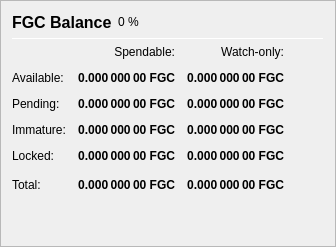
                   <widget class="QFrame" name="frame_Balances">
                    <property name="frameShape">
                     <enum>QFrame::StyledPanel</enum>
                    </property>
                    <property name="frameShadow">
                     <enum>QFrame::Raised</enum>
                    </property>
                    <layout class="QVBoxLayout" name="verticalLayout_4">
                     <item>
                      <layout class="QHBoxLayout" name="horizontalLayout_4">
                       <item>
                        <widget class="QLabel" name="label_5">
                         <property name="minimumSize">
                          <size>
                           <width>0</width>
                           <height>20</height>
                          </size>
                         </property>
                      <property name="font">
                       <font>
                           <pointsize>12</pointsize>
                        <weight>75</weight>
                        <bold>true</bold>
                       </font>
                      </property>
                         <property name="text">
                          <string>FGC Balance</string>
                      </property>
                        </widget>
                       </item>
                       <item>
                        <widget class="QLabel" name="labelFGCPercent">
                      <property name="text">
                          <string notr="true">0 %</string>
                      </property>
                        </widget>
                       </item>
                       <item>
                        <spacer name="horizontalSpacer_3">
                         <property name="orientation">
                          <enum>Qt::Horizontal</enum>
                      </property>
                         <property name="sizeHint" stdset="0">
                          <size>
                           <width>40</width>
                           <height>20</height>
                          </size>
                      </property>
                        </spacer>
                       </item>
                      </layout>
                    </item>
                     <item>
                      <widget class="Line" name="line_Balance">
                       <property name="minimumSize">
                        <size>
                         <width>0</width>
                         <height>1</height>
                        </size>
                       </property>
                       <property name="maximumSize">
                        <size>
                         <width>16777215</width>
                         <height>1</height>
                        </size>
                      </property>
                       <property name="orientation">
                        <enum>Qt::Horizontal</enum>
                      </property>
                      </widget>
                     </item>
                     <item>
                      <layout class="QGridLayout" name="gridLayout">
                       <property name="spacing">
                        <number>12</number>
                      </property>
                       <item row="0" column="1">
                        <widget class="QLabel" name="labelSpendable">
                      <property name="text">
                          <string>Spendable:</string>
                      </property>
                      <property name="alignment">
                       <set>Qt::AlignRight|Qt::AlignTrailing|Qt::AlignVCenter</set>
                      </property>
                     </widget>
                    </item>
                    <item row="0" column="2">
                     <widget class="QLabel" name="labelWatchonly">
                      <property name="text">
                       <string>Watch-only:</string>
                      </property>
                      <property name="alignment">
                       <set>Qt::AlignRight|Qt::AlignTrailing|Qt::AlignVCenter</set>
                      </property>
                     </widget>
                    </item>
                    <item row="1" column="0">
                     <widget class="QLabel" name="labelBalanceText">
                      <property name="text">
                       <string>Available:</string>
                      </property>
                     </widget>
                    </item>
                    <item row="1" column="1">
                     <widget class="QLabel" name="labelBalance">
                      <property name="font">
                       <font>
                        <weight>75</weight>
                        <bold>true</bold>
                       </font>
                      </property>
                      <property name="cursor">
                       <cursorShape>IBeamCursor</cursorShape>
                      </property>
                      <property name="toolTip">
                       <string>Your current spendable balance</string>
                      </property>
                      <property name="text">
                       <string notr="true">0.000 000 00 FGC</string>
                      </property>
                      <property name="alignment">
                       <set>Qt::AlignRight|Qt::AlignTrailing|Qt::AlignVCenter</set>
                      </property>
                      <property name="textInteractionFlags">
                       <set>Qt::LinksAccessibleByMouse|Qt::TextSelectableByKeyboard|Qt::TextSelectableByMouse</set>
                      </property>
                     </widget>
                    </item>
                    <item row="1" column="2">
                     <widget class="QLabel" name="labelWatchAvailable">
                      <property name="font">
                       <font>
                        <weight>75</weight>
                        <bold>true</bold>
                       </font>
                      </property>
                      <property name="cursor">
                       <cursorShape>IBeamCursor</cursorShape>
                      </property>
                      <property name="toolTip">
                       <string>Your current balance in watch-only addresses</string>
                      </property>
                      <property name="text">
                       <string notr="true">0.000 000 00 FGC</string>
                      </property>
                      <property name="alignment">
                       <set>Qt::AlignRight|Qt::AlignTrailing|Qt::AlignVCenter</set>
                      </property>
                      <property name="textInteractionFlags">
                       <set>Qt::LinksAccessibleByMouse|Qt::TextSelectableByKeyboard|Qt::TextSelectableByMouse</set>
                      </property>
                     </widget>
                    </item>
                    <item row="2" column="0">
                     <widget class="QLabel" name="labelPendingText">
                      <property name="text">
                       <string>Pending:</string>
                      </property>
                     </widget>
                    </item>
                       <item row="2" column="1">
                        <widget class="QLabel" name="labelUnconfirmed">
                         <property name="font">
                          <font>
                           <weight>75</weight>
                           <bold>true</bold>
                          </font>
                         </property>
                         <property name="cursor">
                          <cursorShape>IBeamCursor</cursorShape>
                         </property>
                         <property name="toolTip">
                          <string>Total of transactions that have yet to be confirmed, and do not yet count toward the spendable balance</string>
                         </property>
                      <property name="text">
                          <string notr="true">0.000 000 00 FGC</string>
                      </property>
                      <property name="alignment">
                       <set>Qt::AlignRight|Qt::AlignTrailing|Qt::AlignVCenter</set>
                      </property>
                         <property name="textInteractionFlags">
                          <set>Qt::LinksAccessibleByMouse|Qt::TextSelectableByKeyboard|Qt::TextSelectableByMouse</set>
                    </property>
                </widget>
               </item>
                       <item row="2" column="2">
                        <widget class="QLabel" name="labelWatchPending">
                      <property name="font">
                       <font>
                        <weight>75</weight>
                        <bold>true</bold>
                       </font>
                      </property>
                         <property name="cursor">
                          <cursorShape>IBeamCursor</cursorShape>
                         </property>
                         <property name="toolTip">
                          <string>Unconfirmed transactions to watch-only addresses</string>
                         </property>
                      <property name="text">
                          <string notr="true">0.000 000 00 FGC</string>
                         </property>
                         <property name="alignment">
                          <set>Qt::AlignRight|Qt::AlignTrailing|Qt::AlignVCenter</set>
                         </property>
                         <property name="textInteractionFlags">
                          <set>Qt::LinksAccessibleByMouse|Qt::TextSelectableByKeyboard|Qt::TextSelectableByMouse</set>
                      </property>
                     </widget>
                    </item>
                       <item row="3" column="0">
                        <widget class="QLabel" name="labelImmatureText">
                         <property name="text">
                          <string>Immature:</string>
                    </property>
                   </widget>
                  </item>
                       <item row="3" column="1">
                        <widget class="QLabel" name="labelImmature">
                         <property name="font">
                          <font>
                           <weight>75</weight>
                           <bold>true</bold>
                          </font>
                         </property>
                         <property name="cursor">
                          <cursorShape>IBeamCursor</cursorShape>
                    </property>
                      <property name="toolTip">
                          <string>Staked or masternode rewards that has not yet matured</string>
                      </property>
                      <property name="text">
                          <string notr="true">0.000 000 00 FGC</string>
                         </property>
                         <property name="alignment">
                          <set>Qt::AlignRight|Qt::AlignTrailing|Qt::AlignVCenter</set>
                         </property>
                         <property name="textInteractionFlags">
                          <set>Qt::LinksAccessibleByMouse|Qt::TextSelectableByKeyboard|Qt::TextSelectableByMouse</set>
                      </property>
                     </widget>
                    </item>
                       <item row="3" column="2">
                        <widget class="QLabel" name="labelWatchImmature">
                      <property name="font">
                       <font>
                        <weight>75</weight>
                        <bold>true</bold>
                       </font>
                      </property>
                      <property name="cursor">
                       <cursorShape>IBeamCursor</cursorShape>
                      </property>
                      <property name="toolTip">
                          <string>Staked or masternode rewards in watch-only addresses that has not yet matured</string>
                      </property>
                      <property name="text">
                       <string notr="true">0.000 000 00 FGC</string>
                      </property>
                      <property name="alignment">
                       <set>Qt::AlignRight|Qt::AlignTrailing|Qt::AlignVCenter</set>
                      </property>
                      <property name="textInteractionFlags">
                       <set>Qt::LinksAccessibleByMouse|Qt::TextSelectableByKeyboard|Qt::TextSelectableByMouse</set>
                      </property>
                     </widget>
                    </item>
                       <item row="4" column="0">
                        <widget class="QLabel" name="labelLockedBalanceText">
                      <property name="toolTip">
                          <string>Locked FGC or Masternode collaterals. These are excluded from zFGC minting.</string>
                      </property>
                      <property name="text">
                          <string>Locked:</string>
                      </property>
                     </widget>
                    </item>
                       <item row="4" column="1">
                        <widget class="QLabel" name="labelLockedBalance">
                         <property name="font">
                          <font>
                           <weight>75</weight>
                           <bold>true</bold>
                          </font>
                         </property>
                         <property name="cursor">
                          <cursorShape>IBeamCursor</cursorShape>
                         </property>
                         <property name="toolTip">
                          <string>Locked FGC or Masternode collaterals. These are excluded from zFGC minting.</string>
                      </property>
                         <property name="text">
                          <string notr="true">0.000 000 00 FGC</string>
                      </property>
                         <property name="alignment">
                          <set>Qt::AlignRight|Qt::AlignTrailing|Qt::AlignVCenter</set>
                      </property>
                         <property name="textInteractionFlags">
                          <set>Qt::LinksAccessibleByMouse|Qt::TextSelectableByKeyboard|Qt::TextSelectableByMouse</set>
                      </property>
                        </widget>
                    </item>
                       <item row="4" column="2">
                        <widget class="QLabel" name="labelWatchLocked">
                      <property name="font">
                       <font>
                        <weight>75</weight>
                           <bold>true</bold>
                          </font>
                         </property>
                         <property name="cursor">
                          <cursorShape>IBeamCursor</cursorShape>
                      </property>
                      <property name="toolTip">
                          <string>Current locked balance in watch-only addresses</string>
                      </property>
                      <property name="text">
                          <string notr="true">0.000 000 00 FGC</string>
                      </property>
                      <property name="alignment">
                       <set>Qt::AlignRight|Qt::AlignTrailing|Qt::AlignVCenter</set>
                      </property>
                         <property name="textInteractionFlags">
                          <set>Qt::LinksAccessibleByMouse|Qt::TextSelectableByKeyboard|Qt::TextSelectableByMouse</set>
                         </property>
                     </widget>
                    </item>
                       <item row="5" column="0">
                        <widget class="QLabel" name="labelTotalText">
                      <property name="toolTip">
                          <string>Your current FGC balance, unconfirmed and immature transactions included</string>
                      </property>
                      <property name="text">
                          <string>Total:</string>
                      </property>
                     </widget>
                    </item>
                       <item row="5" column="1">
                        <widget class="QLabel" name="labelTotal">
                      <property name="font">
                       <font>
                        <weight>75</weight>
                        <bold>true</bold>
                       </font>
                      </property>
                         <property name="cursor">
                          <cursorShape>IBeamCursor</cursorShape>
                         </property>
                      <property name="toolTip">
                          <string>Your current FGCX balance, unconfirmed and immature transactions included</string>
                      </property>
                      <property name="text">
                          <string notr="true">0.000 000 00 FGC</string>
                      </property>
                      <property name="alignment">
                       <set>Qt::AlignRight|Qt::AlignTrailing|Qt::AlignVCenter</set>
                      </property>
                         <property name="textInteractionFlags">
                          <set>Qt::LinksAccessibleByMouse|Qt::TextSelectableByKeyboard|Qt::TextSelectableByMouse</set>
                      </property>
                     </widget>
                    </item>
                       <item row="5" column="2">
                        <widget class="QLabel" name="labelWatchTotal">
                      <property name="font">
                       <font>
                        <weight>75</weight>
                        <bold>true</bold>
                       </font>
                      </property>
                         <property name="cursor">
                          <cursorShape>IBeamCursor</cursorShape>
                         </property>
                      <property name="toolTip">
                          <string>Current total balance in watch-only addresses</string>
                      </property>
                      <property name="text">
                          <string notr="true">0.000 000 00 FGC</string>
                      </property>
                      <property name="alignment">
                       <set>Qt::AlignRight|Qt::AlignTrailing|Qt::AlignVCenter</set>
                      </property>
                         <property name="textInteractionFlags">
                          <set>Qt::LinksAccessibleByMouse|Qt::TextSelectableByKeyboard|Qt::TextSelectableByMouse</set>
                         </property>
                     </widget>
                    </item>
                       <item row="5" column="3">
                        <spacer name="horizontalSpacer_9">
                      <property name="orientation">
                       <enum>Qt::Horizontal</enum>
                      </property>
                      <property name="sizeHint" stdset="0">
                       <size>
                        <width>40</width>
                        <height>20</height>
                       </size>
                      </property>
                     </spacer>
                    </item>
                   </layout>
                  </item>
                  <item>
                      <spacer name="verticalSpacer_3">
                    <property name="orientation">
                     <enum>Qt::Vertical</enum>
                    </property>
                    <property name="sizeHint" stdset="0">
                     <size>
                      <width>20</width>
                      <height>40</height>
                     </size>
                    </property>
                   </spacer>
                  </item>
                 </layout>
                </widget>
